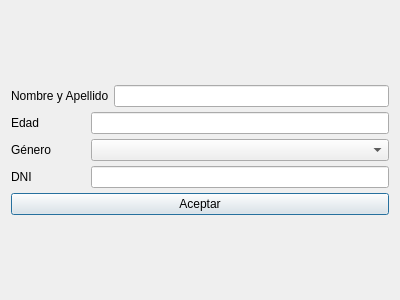
<?xml version="1.0" encoding="UTF-8"?>
<ui version="4.0">
 <class>IngresoPacientes</class>
 <widget class="QDialog" name="IngresoPacientes">
  <property name="geometry">
   <rect>
    <x>0</x>
    <y>0</y>
    <width>400</width>
    <height>300</height>
   </rect>
  </property>
  <property name="windowTitle">
   <string>Dialog</string>
  </property>
  <layout class="QGridLayout" name="gridLayout">
   <item row="0" column="0">
    <layout class="QVBoxLayout" name="verticalLayout" stretch="0,0,0,0,0">
     <property name="spacing">
      <number>5</number>
     </property>
     <item>
      <layout class="QHBoxLayout" name="horizontalLayout" stretch="1,4">
       <item>
        <widget class="QLabel" name="label">
         <property name="text">
          <string>Nombre y Apellido</string>
         </property>
        </widget>
       </item>
       <item>
        <widget class="QLineEdit" name="lineEdit">
         <property name="inputMask">
          <string/>
         </property>
        </widget>
       </item>
      </layout>
     </item>
     <item>
      <layout class="QHBoxLayout" name="horizontalLayout_2" stretch="1,4">
       <item>
        <widget class="QLabel" name="label_3">
         <property name="text">
          <string>Edad</string>
         </property>
        </widget>
       </item>
       <item>
        <widget class="QLineEdit" name="lineEdit_2">
         <property name="contextMenuPolicy">
          <enum>Qt::ContextMenuPolicy::NoContextMenu</enum>
         </property>
         <property name="styleSheet">
          <string notr="true"/>
         </property>
         <property name="inputMask">
          <string/>
         </property>
         <property name="maxLength">
          <number>32767</number>
         </property>
         <property name="placeholderText">
          <string/>
         </property>
        </widget>
       </item>
      </layout>
     </item>
     <item>
      <layout class="QHBoxLayout" name="horizontalLayout_3" stretch="1,4">
       <item>
        <widget class="QLabel" name="label_2">
         <property name="text">
          <string>Género</string>
         </property>
        </widget>
       </item>
       <item>
        <widget class="QComboBox" name="cboxGenero">
         <property name="contextMenuPolicy">
          <enum>Qt::ContextMenuPolicy::CustomContextMenu</enum>
         </property>
        </widget>
       </item>
      </layout>
     </item>
     <item>
      <layout class="QHBoxLayout" name="horizontalLayout_4" stretch="1,4">
       <item>
        <widget class="QLabel" name="label_4">
         <property name="text">
          <string>DNI</string>
         </property>
        </widget>
       </item>
       <item>
        <widget class="QLineEdit" name="lineEdit_4">
         <property name="inputMask">
          <string/>
         </property>
        </widget>
       </item>
      </layout>
     </item>
     <item>
      <widget class="QPushButton" name="btnAceptarG">
       <property name="sizePolicy">
        <sizepolicy hsizetype="Minimum" vsizetype="Fixed">
         <horstretch>0</horstretch>
         <verstretch>0</verstretch>
        </sizepolicy>
       </property>
       <property name="text">
        <string>Aceptar</string>
       </property>
      </widget>
     </item>
    </layout>
   </item>
  </layout>
 </widget>
 <resources/>
 <connections/>
</ui>
